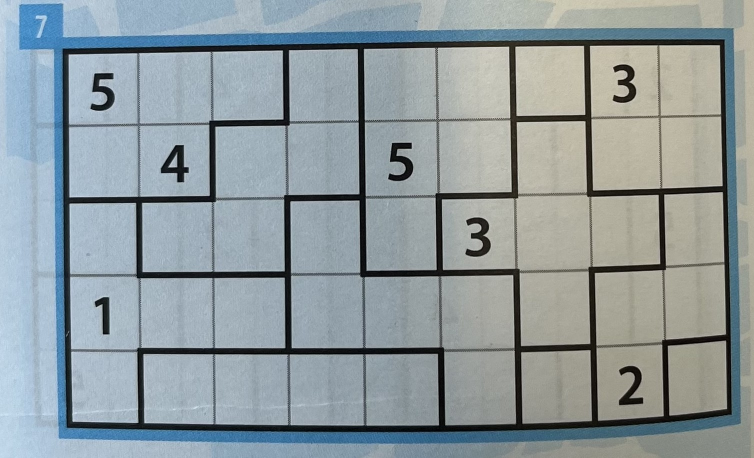
#> input picture Tectonic/grid_5.jpg, 1508 x 915 px (shown at 1/2 size)
$ python -i traitement_image.py   (imports and definitions only)
#> lines starting #> are read from the running program, lines starting #| are printed output that depends on the picture; after the words box and inside, x2 and y2 are one past the last pixel; in counts of white or black regions, pixels touching at a corner belong together
import numpy as np
import cv2
import matplotlib.pyplot as plt
from math import *
from statistics import mean,median
import random

path = "./Tectonic/avant_tatami.jpg"

def RGB2GRAY(image):
    gris = cv2.cvtColor(image, cv2.COLOR_RGB2GRAY)

    kernel = np.ones((7, 7), np.uint8)
    background = cv2.morphologyEx(gris, cv2.MORPH_DILATE, kernel)
    background = cv2.GaussianBlur(background, (21, 21), 0)

    diff = cv2.divide(gris, background, scale=255)
    return diff

def GRAY2BINARY(image_gris):
    thresh = cv2.adaptiveThreshold(image_gris, 255, cv2.ADAPTIVE_THRESH_GAUSSIAN_C, cv2.THRESH_BINARY_INV, 11, 2)
    return thresh

def RGB2HSV(image):
    return cv2.cvtColor(image, cv2.COLOR_RGB2HSV)

def mask(imageHSV, lower, upper):
    kernel = np.ones((3,3))
    image_mask = cv2.inRange(imageHSV, lower, upper)
    return cv2.dilate(image_mask,kernel,iterations = 1)

def ftncontour(image_mask,palier, valeur_haute):
    _,tresh = cv2.threshold(image_mask, palier, valeur_haute,0)
    contours_image, _ = cv2.findContours(tresh, cv2.RETR_TREE, cv2.CHAIN_APPROX_SIMPLE)
    return contours_image

def contours_pertinents(contours, aire_basse = 0, aire_haute = inf, grille = True):
    liste = []
    for contour in contours:
        if aire_haute > cv2.contourArea(contour) > aire_basse:
            if grille:
                peri = cv2.arcLength(contour, True)
                approx = cv2.approxPolyDP(contour, 0.02 * peri, True)
                if 4 <= len(approx) <= 6:
                    liste.append(contour)
            else:
                liste.append(contour)
    return liste

def coin_HG_HD_BD_BG(contour):
    rect = cv2.minAreaRect(contour)

    box = cv2.boxPoints(rect)
    box = np.array(box, dtype="float32")

    coins = np.zeros((4, 2), dtype="float32")

    s = box.sum(axis=1)
    coins[0] = box[np.argmin(s)]      # Top-Left (Somme min)
    coins[2] = box[np.argmax(s)]      # Bottom-Right (Somme max)

    diff = np.diff(box, axis=1)
    coins[1] = box[np.argmin(diff)]   # Top-Right (Diff min)
    coins[3] = box[np.argmax(diff)]   # Bottom-Left (Diff max)

    return coins


def Traitement_image(path):

#> called with path = 'grid_5.jpg'
    image = cv2.imread(path)
#> image is the input picture: shape (915, 1508, 3); mean B, G, R 158.4, 154.8, 143.8
    dimensions = (len(image[0]),len(image))
#> dimensions = (1508, 915)
    image = cv2.cvtColor(image, cv2.COLOR_BGR2RGB) #passage en RGB
    image_gris = RGB2GRAY(image) #passage de RGB à niveaux de gris
#> in RGB2GRAY, `background = cv2.GaussianBlur(background, (21, 21), 0)`:
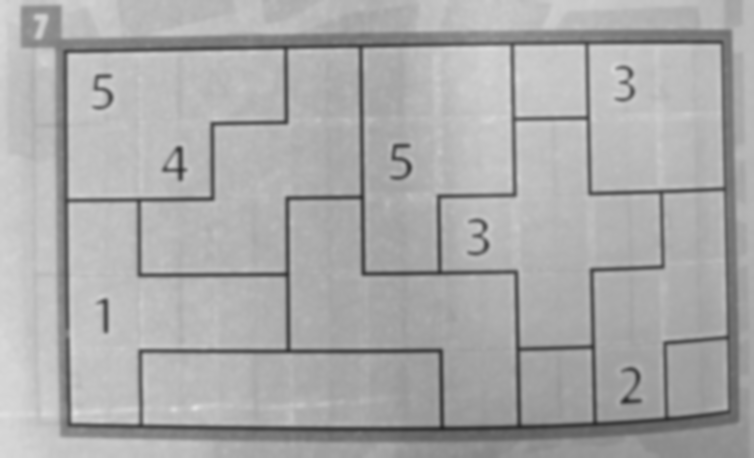
#> background: shape (915, 1508) (shown at 1/2 size); min 38, max 225, mean 169.9
    image_binaire = GRAY2BINARY(image_gris) #passage de niveaux de gris à binaire/noir et blanc (au sens strict du terme)
#> in GRAY2BINARY, `thresh = cv2.adaptiveThreshold(image_gris, 255, cv2.ADAPTIVE_THRESH_GA..`:
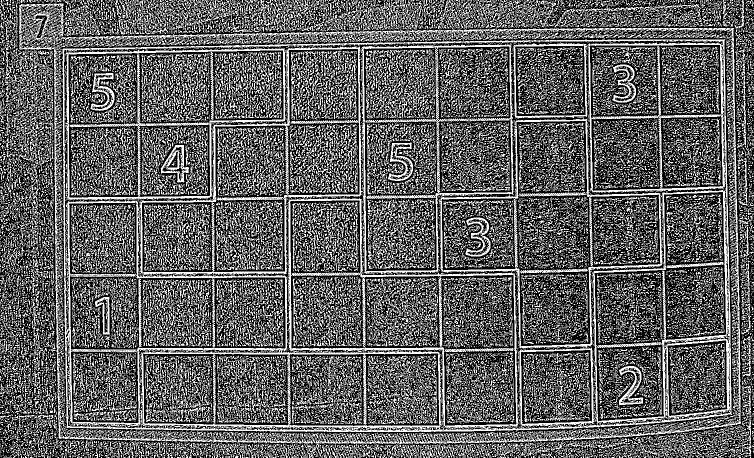
#> thresh: shape (915, 1508) (shown at 1/2 size); 37.3% white in thin lines or dots

    image_HSV = RGB2HSV(image)
#> in RGB2HSV, `return cv2.cvtColor(image, cv2.COLOR_RGB2HSV)`: returned value: shape (915, 1508, 3); mean H, S, V 75.6, 42.7, 163.5
    lower_blue = np.array([80,80,70])

    upper_blue = np.array([130,255,255])
    mask_blue = mask(image_HSV, lower_blue, upper_blue) #traitement de l'image de manière à faire apparaître les bords des grilles
#> in mask, `image_mask = cv2.inRange(imageHSV, lower, upper)`: image_mask: shape (915, 1508); 6.7% white; 47 white regions (46 under 20 px), largest, box (x1, y1, x2, y2) and area: (36, 6, 1481, 889) 92186
#> in mask, `return cv2.dilate(image_mask,kernel,iterations = 1)`:
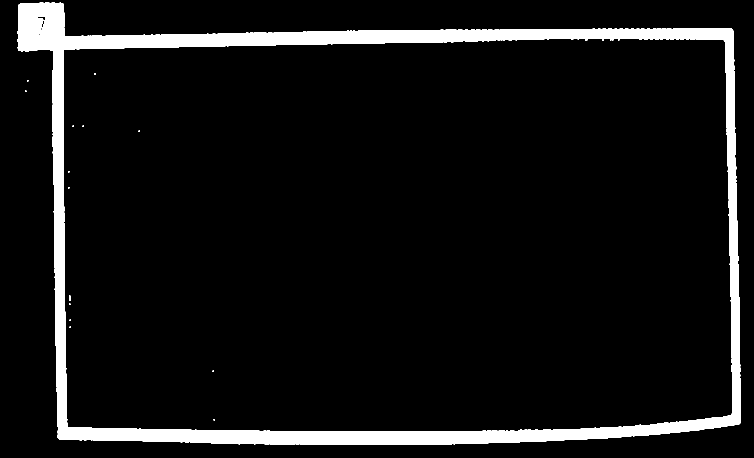
#> returned value: shape (915, 1508) (shown at 1/2 size); 7.5% white; 18 white regions (16 under 20 px)
    contours_image = ftncontour(mask_blue, 127, 255) #on trouve TOUS les contours (donc pas juste ceux qui nous intéressent)
#> in ftncontour, `contours_image, _ = cv2.findContours(tresh, cv2.RETR_TREE, cv2.CHAIN_A..`: contours_image = 23 contours, 19 with area under 20; largest, box (x1, y1, x2, y2) and area: (35, 5, 1482, 890) 1124636, (126, 76, 1465, 864) 1026160, (74, 32, 92, 65) 160, (138, 591, 141, 602) 20

    liste_contours_pertinents_grilles = contours_pertinents(contours_image, aire_basse = 100000) #ici on ne garde que les contours qui nous intéressent : ceux des grilles qui ont une surface importante par rapport aux autres
#> the loop in contours_pertinents, `for contour in contours:` made 23 passes
#> (peri, approx) on passes 3, 5: (4756.5, [[37, 9], [116, 877], [1480, 846], [1463, 57]]), (4353, [[1450, 83], [1460, 831], [134, 853], [127, 98]])
#> contour on passes 1, 2, 6, 7, 8, 9: [[50, 181], [50, 183], [52, 183], [52, 181]], [[54, 160], [54, 162], [56, 162], [56, 160]], [[427, 838], [427, 840], [429, 840], [429, 838]], [[425, 741], [425, 743], [427, 743], [427, 741]], [[139, 653], [139, 655], [141, 655], [141, 653]], [[139, 639], [139, 641], [141, 641], [141, 639]]
#> after the loop in contours_pertinents, `for contour in contours:`: liste = 2 contours; box (x1, y1, x2, y2) and area: (35, 5, 1482, 890) 1124636, (126, 76, 1465, 864) 1026160
#> liste_contours_pertinents_grilles has the same summary as liste in contours_pertinents

    liste_contours_grille = liste_contours_pertinents_grilles[1::2] #normalement, dans la liste des contours, on le contour extérieur puis intérieur des grilles à la suite donc on ne garde que l'un des deux (on prie oui)
#> liste_contours_grille = 1 contour; box (x1, y1, x2, y2) and area: (126, 76, 1465, 864) 1026160

    coins_grilles = []
    for contour in liste_contours_grille:
        coins_grilles.append(coin_HG_HD_BD_BG(contour)) #on trouve le coin supérieur gauche et le coin inférieur droit de chaque grille
#> this loop made 1 pass
#> (rect in coin_HG_HD_BD_BG, s in coin_HG_HD_BD_BG, diff in coin_HG_HD_BD_BG) on pass 1: (((793.2, 473.5), (1333.5, 784.9), -0.939), [1009.8, 212.2, 1523.6, 2321.2], [743.8, -28.1, -1383.2, -611.3])
#> after the loop, coins_grilles = [[[120.1, 92.03], [1453.4, 70.17], [1466.3, 854.9], [133, 876.8]]]

    liste_images_grilles = []
    liste_grilles_hsv = []
    liste_grilles_mask = []
    liste_grilles_contours = []
    for i in range(len(coins_grilles)):
        largeur_a = np.sqrt((coins_grilles[i][2][0] - coins_grilles[i][3][0])**2 + (coins_grilles[i][2][1] - coins_grilles[i][3][1])**2)
        largeur_b = np.sqrt((coins_grilles[i][0][0] - coins_grilles[i][1][0])**2 + (coins_grilles[i][0][1] - coins_grilles[i][1][1])**2)
        largeur_max = max(int(largeur_a),int(largeur_b))

        hauteur_a = np.sqrt((coins_grilles[i][0][0] - coins_grilles[i][3][0])**2 + (coins_grilles[i][0][1] - coins_grilles[i][3][1])**2)
        hauteur_b = np.sqrt((coins_grilles[i][2][0] - coins_grilles[i][1][0])**2 + (coins_grilles[i][2][1] - coins_grilles[i][1][1])**2)
        hauteur_max = max(int(hauteur_a),int(hauteur_b))

        destination = np.array([[0, 0],[largeur_max - 1, 0],[largeur_max - 1, hauteur_max - 1],[0, hauteur_max - 1]], dtype="float32")

        M = cv2.getPerspectiveTransform(coins_grilles[i], destination)
        grille_redressee = cv2.warpPerspective(image,M, (largeur_max,hauteur_max))

        """
        la partie ci-dessus trouve les quatre coins de la grille sur l'image, ce qui ne forme pas forcément un rectangle, ça dépend de comment la photo a été prise
        destination est un rectangle sur lequel on va projeter la grille, c'est à dire qu'on va essayer de redresser les coins pour que la grille devienne un rectangle
        """

        liste_images_grilles.append(grille_redressee)

        liste_grilles_hsv.append(RGB2HSV(liste_images_grilles[i]))
        lower_black = np.array([0,0,0])
        upper_black = np.array([130,130,130])
        liste_grilles_mask.append(mask(liste_grilles_hsv[i], lower_black, upper_black))

        liste_grilles_contours.append(ftncontour(liste_grilles_mask[i], 127, 255)) #on trouve les contours de chaque case
#> this loop made 1 pass
#> (largeur_a, largeur_b, largeur_max, hauteur_a, hauteur_b, hauteur_max, destination, lower_black) on pass 1: (1333.5, 1333.5, 1333, 784.9, 784.9, 784, [[0, 0], [1332, 0], [1332, 783], [0, 783]], [0, 0, 0])
#> pass 1, in Traitement_image, `grille_redressee = cv2.warpPerspective(image,M, (largeur_max,hauteur_m..`:
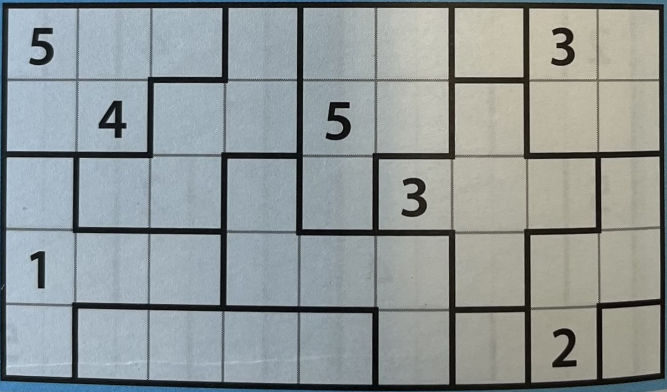
#> grille_redressee: shape (784, 1333, 3) (shown at 1/2 size); mean R, G, B 144.1, 151.4, 151.7
#> pass 1, in ftncontour (call 2), `_,tresh = cv2.threshold(image_mask, palier, valeur_haute,0)`:
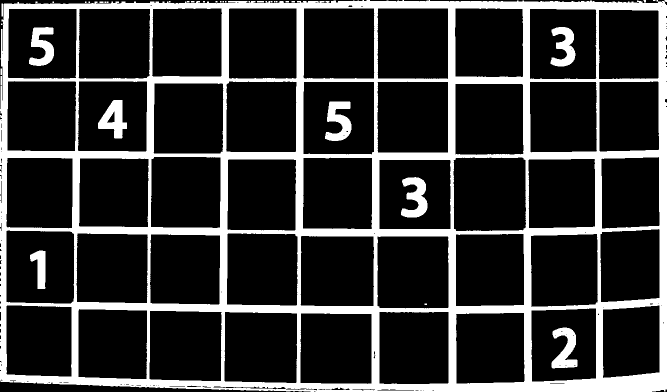
#> tresh: shape (784, 1333) (shown at 1/2 size); 19.2% white; 37 white regions (20 under 20 px), largest, box (x1, y1, x2, y2) and area: (0, 0, 1333, 784) 184266, (650, 203, 703, 282) 2488, (802, 354, 855, 435) 2480
#> after the loop, liste_grilles_contours = 1 item; liste_grilles_hsv = 1 item; liste_grilles_mask = 1 item; liste_images_grilles = 1 item

    liste_contours_pertinents_grilles = []
    for contour_grille in liste_grilles_contours:
        liste_contours_pertinents_grilles.append(contours_pertinents(contour_grille, aire_basse= 7000, aire_haute= 40000, grille = False)) #on isole les contours intéressants
#> this loop made 1 pass
#> after the loop, liste_contours_pertinents_grilles = 1 item

    liste_min_max_cases = []
    for j in range(len(liste_contours_pertinents_grilles)):
        dimensions_grille = (len(liste_images_grilles[j][0]),len(liste_images_grilles[j]))
        liste = []
        for contour in liste_contours_pertinents_grilles[j]:
            liste.append(coin_HG_HD_BD_BG(contour))
        liste_min_max_cases.append(liste)
#> this loop made 1 pass
#> dimensions_grille on pass 1: (1333, 784)
#> after the loop, liste_min_max_cases = 1 item

    liste_contour_cases = []
    for i in range(len(liste_contours_pertinents_grilles)):
        liste_cases_grille = []
        for j in range(len(liste_contours_pertinents_grilles[i])):
            liste_cases_grille.append(liste_images_grilles[i][int(liste_min_max_cases[i][j][0][1]):int(liste_min_max_cases[i][j][2][1]),int(liste_min_max_cases[i][j][0][0]):int(liste_min_max_cases[i][j][2][0])])
        liste_contour_cases.append(liste_cases_grille)
#> after the loop, liste_contour_cases = 1 item

    liste_dimensions_grille = []
    grilles = []
    liste_centre_case = []
    liste_zones_grille = []
    liste_grilles_inversees = []
    for a in range(len(liste_contour_cases)):
        largeurs = []
        hauteurs = []

        for coords in liste_min_max_cases[a]:
            largeurs.append(coords[2][0] - coords[0][0])
            hauteurs.append(coords[2][1] - coords[0][1])

        largeur_case = max(largeurs)
        hauteur_case = max(hauteurs)

        h,w,_ = liste_images_grilles[a].shape
        nbr_col = int(w//largeur_case)
        nbr_row = int(h//hauteur_case)

        grille = []
        centre_cases = []
        for i in range(nbr_row):
            ligne = []
            ligne2 = []
            for j in range(nbr_col):
                ligne.append(0)
                ligne2.append(0)
            grille.append(ligne)
            centre_cases.append(ligne2)
        for i in range(len(liste_contour_cases[a])):
            centre_cases[int(abs(((liste_min_max_cases[a][i][0][1]+liste_min_max_cases[a][i][2][1])/2)//hauteur_case))][int(abs(((liste_min_max_cases[a][i][0][0]+liste_min_max_cases[a][i][2][0])/2)//largeur_case))] = [int((liste_min_max_cases[a][i][0][0]+liste_min_max_cases[a][i][2][0])/2),int((liste_min_max_cases[a][i][0][1]+liste_min_max_cases[a][i][2][1])/2)]
            grille[int(abs(((liste_min_max_cases[a][i][0][1]+liste_min_max_cases[a][i][2][1])/2)//hauteur_case))][int(abs(((liste_min_max_cases[a][i][0][0]+liste_min_max_cases[a][i][2][0])/2)//largeur_case))] = liste_contour_cases[a][i]
        liste_dimensions_grille.append([nbr_row,nbr_col])
        grilles.append(grille)
        liste_centre_case.append(centre_cases)

        kernel = np.ones((9,9),np.uint8)
        grille_erodee = cv2.erode(liste_grilles_mask[a],kernel,iterations=1)
        grille_ouverte = cv2.dilate(grille_erodee,kernel,iterations=3)
        for i in range(len(liste_contour_cases[a])):
            cv2.circle(grille_ouverte,(int((liste_min_max_cases[a][i][0][0]+liste_min_max_cases[a][i][2][0])/2),int((liste_min_max_cases[a][i][0][1]+liste_min_max_cases[a][i][2][1])/2)),int(0.33*min(hauteur_case,largeur_case)), 0, -1)
        grille_inversee = cv2.bitwise_not(grille_ouverte)
        liste_grilles_inversees.append(grille_inversee)
        num_labels, labels = cv2.connectedComponents(grille_inversee)

        zones = np.zeros(liste_dimensions_grille[a],dtype = int)

        for r in range(liste_dimensions_grille[a][0]):
            for c in range(liste_dimensions_grille[a][1]):
                x = liste_centre_case[a][r][c][0]
                y = liste_centre_case[a][r][c][1]

                zone_id = labels[y,x]
                zones[r,c] = zone_id
        u, inv = np.unique(zones, return_inverse=True)
        zones = inv.reshape(zones.shape)
        liste_zones_grille.append(zones)
#> this loop made 1 pass
#> (largeur_case, hauteur_case, h, w, nbr_col, nbr_row, num_labels, u) on pass 1: (146.6, 148, 784, 1333, 9, 5, 15, [1, 2, 3, 4, 5, 6, 7, 8, 9, 10, 11, 12])
#> pass 1, in Traitement_image, `grille_inversee = cv2.bitwise_not(grille_ouverte)`:
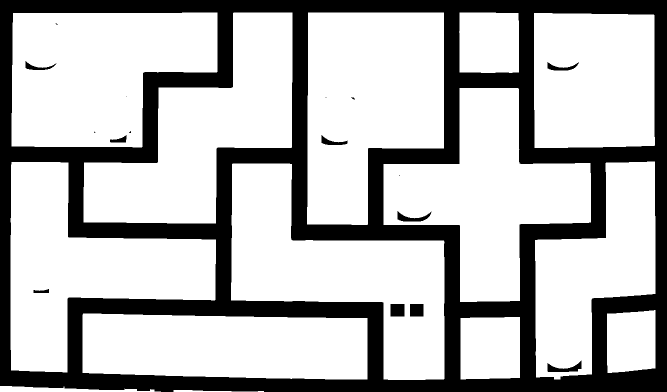
#> grille_inversee: shape (784, 1333) (shown at 1/2 size); 72.6% white; 17 black regions (7 under 20 px), largest, box (x1, y1, x2, y2) and area: (0, 0, 1333, 784) 282213, (781, 608, 809, 633) 700, (1095, 721, 1163, 744) 692
#> pass 1, in Traitement_image, `num_labels, labels = cv2.connectedComponents(grille_inversee)`:
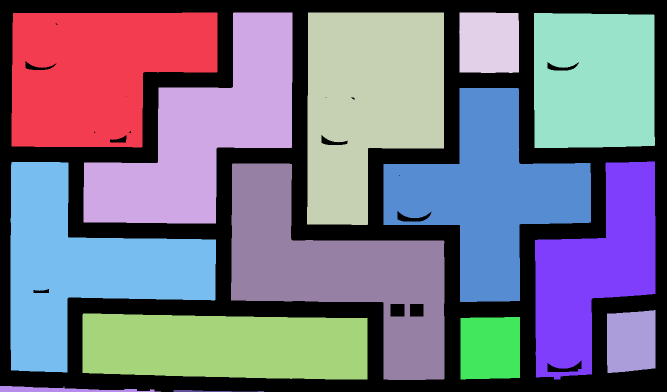
#> labels: shape (784, 1333) int32 (shown at 1/2 size); 15 distinct labels, from 0 to 14; one colour per label, 0 black
#> after the loop, grilles = 1 item; liste_centre_case = 1 item; liste_dimensions_grille = [[5, 9]]; liste_grilles_inversees = 1 item; liste_zones_grille = 1 item

    images_cases = grilles[0]         # Liste 2D des images rognées
#> images_cases = 5 items
    zones_matrice = liste_zones_grille[0] # Matrice numpy des ID de zones


    return images_cases, zones_matrice


"""
les données qui nous intéressent pour la partie IA sont dans les listes "grilles" et "liste_zones_grilles".
pour utiliser le code l'idéal est de n'avoir qu'une seule grille sur l'image et à peu près la même luminosité sur toute l'image
les listes qui nous intéressent sont de la forme suivante : ce sont des listes de listes (il y a encore des listes après mais j'y viens), les premières sous-listes, celles auxquelles on accède par grilles[i], nous donnent des informations pour une seule grille de l'image
c'est à dire que s'il y a une seule grille sur l'image, "grilles" et "liste_zones_grilles" seront de longueur 1.
ensuite, grilles[0] (même chose pour la liste des zones) est un tableau de la forme [[]*nombre colonnes]*nombre lignes, ainsi grilles[0][2][1] nous donne une information sur la case à la troisième ligne et deuxième colonne
dans grilles[0][i][j], on trouve l'image de la case, normalement rognée correctement
dans liste_zones_grilles[0][i][j], on trouve l'identifiant de la zone à laquelle appartient la case, ce qui (je crois) correspond bien à la forme de donnée que l'on avait utilisé pour les solveurs.
si c'est toujours incompréhensible demandez moi sur insta ou autre.
"""

>>> result = Traitement_image('grid_5.jpg')
